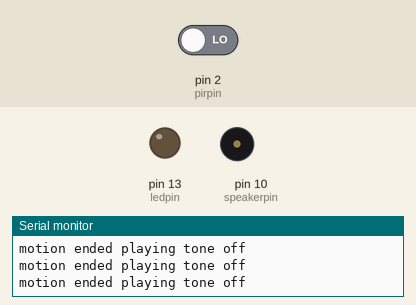
Simulated run of this sketch. Board: Arduino Uno, built with avr-gcc and run on an emulated ATmega328P. Shown: output pins drawn as LEDs (lit = HIGH), buzzer (waves = sounding), the last lines printed to the serial monitor. The inputs (shaded band) are chosen by the test bench; at power-on: pin 2 (pirpin) LOW.

Above: at 1.4 s.
1.5 s: pin 2 (pirpin) driven HIGH
At 2.14 s:
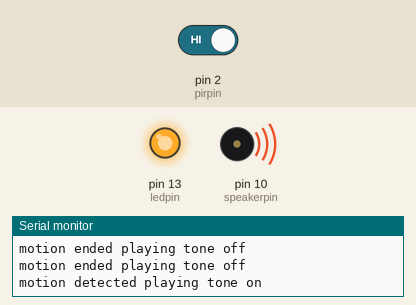
Timing chart, 0 to 10.5 s (numbered marks = the images above; inputs shaded):
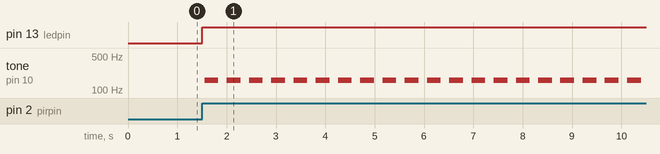

The sketch:

pir_aurdino.ino
```cpp
//motion detection using pirsensor by aurdino _____project by om nath kushwaha//

int ledpin = 13;               // set led indication when pir is high,when pir is high led is also high
int pirpin = 2;                // set pir pin to 2
int val;                       // variable to be high or low
int speakerpin = 10;           //Set speaker to positive to 10 and negative to GND

void setup() {
  pinMode(ledpin, OUTPUT);
  pinMode(pirpin, INPUT);
  pinMode(speakerpin, OUTPUT);
  Serial.begin(9600);
}

void loop(){
  val = digitalRead(pirpin);    // read input value
  if (val == HIGH) {            // check if the input is HIGH
    digitalWrite(ledpin, HIGH); // turn LED ON
    playTone(300, 160);
    Serial.println("motion detected playing tone on");
    delay(150);
} else {
      digitalWrite(ledpin, LOW); // turn LED OFF
      playTone(0, 0);
       Serial.println("motion ended playing tone off");
      delay(300);

  }
}
// duration in mSecs, frequency in hertz
void playTone(long duration, int freq) {
    duration *= 1000;
    int period = (1.0 / freq) * 1000000;
    long elapsed_time = 0;
    while (elapsed_time < duration) {
        digitalWrite(speakerpin,HIGH);
        delayMicroseconds(period / 2);
        digitalWrite(speakerpin, LOW);
        delayMicroseconds(period / 2);
        elapsed_time += (period);
    }
}
```

Measured:
- after the input at 1.5 s, pin 13 (ledpin): LOW → HIGH at once; tone on pin 10 (speakerpin): alternates 160 Hz for 0.28 s and silent for 0.17 s, starting after 0.05 s
